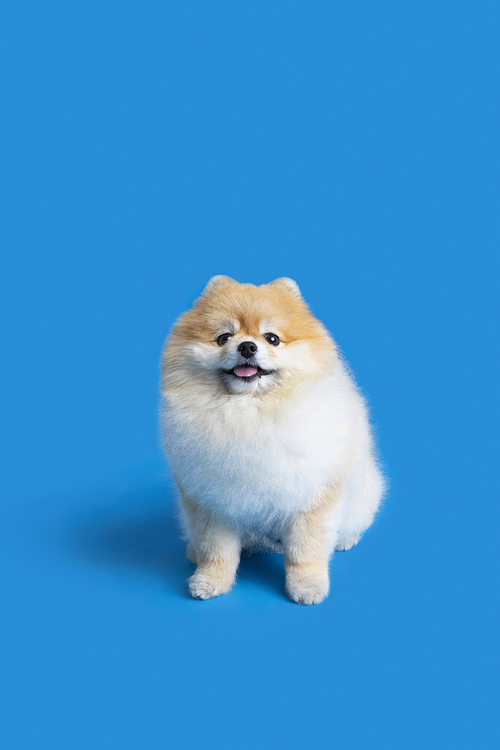
#> input picture 202212008462_500.jpg, 500 x 750 px, found by its file name
$ python cvimage4.py
#> lines starting #> are read from the running program, lines starting #| are printed output that depends on the picture
import cv2
src = cv2.imread("pythonAIobj/202212008462_500.jpg", cv2.IMREAD_COLOR)
#> src is the input picture: shape (750, 500, 3); mean B, G, R 208.5, 146.7, 59.3
dst = src[100:600, 200:700].copy()
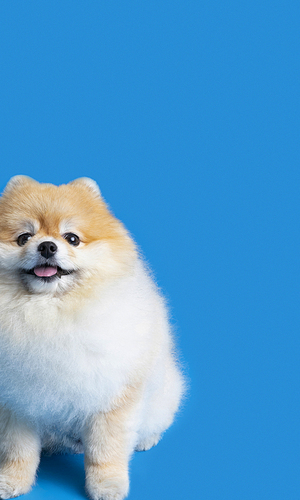
#> dst: shape (500, 300, 3); mean B, G, R 206.4, 156.5, 85.4
cv2.imshow('src', src)
cv2.imshow('dst', dst)
cv2.waitKey()
cv2.destroyAllWindows()
